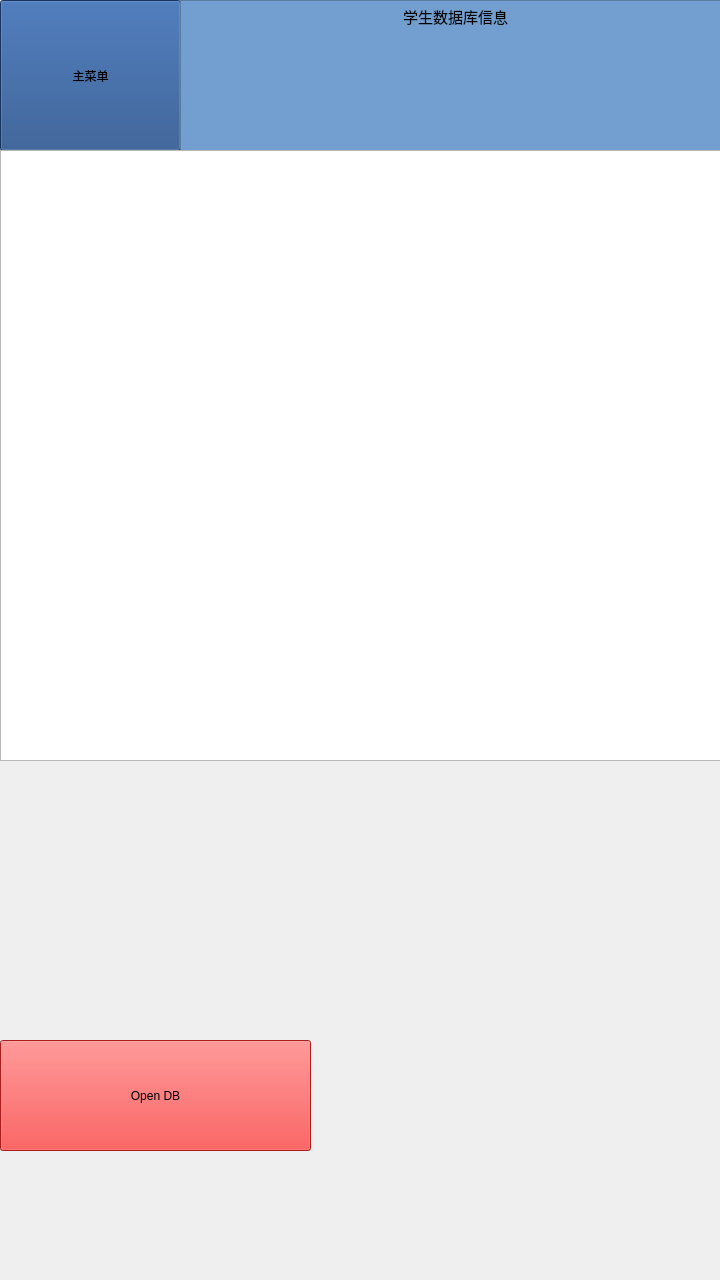
<?xml version="1.0" encoding="UTF-8"?>
<ui version="4.0">
 <class>database_inf</class>
 <widget class="QWidget" name="database_inf">
  <property name="geometry">
   <rect>
    <x>0</x>
    <y>0</y>
    <width>720</width>
    <height>1280</height>
   </rect>
  </property>
  <property name="windowTitle">
   <string>Form</string>
  </property>
  <widget class="QPushButton" name="pushButton">
   <property name="geometry">
    <rect>
     <x>0</x>
     <y>0</y>
     <width>181</width>
     <height>151</height>
    </rect>
   </property>
   <property name="styleSheet">
    <string notr="true">background-color: rgb(32, 74, 135);</string>
   </property>
   <property name="text">
    <string>主菜单</string>
   </property>
  </widget>
  <widget class="QTextEdit" name="textEdit">
   <property name="geometry">
    <rect>
     <x>180</x>
     <y>0</y>
     <width>551</width>
     <height>151</height>
    </rect>
   </property>
   <property name="styleSheet">
    <string notr="true">background-color: rgb(114, 159, 207);</string>
   </property>
   <property name="html">
    <string>&lt;!DOCTYPE HTML PUBLIC &quot;-//W3C//DTD HTML 4.0//EN&quot; &quot;http://www.w3.org/TR/REC-html40/strict.dtd&quot;&gt;
&lt;html&gt;&lt;head&gt;&lt;meta name=&quot;qrichtext&quot; content=&quot;1&quot; /&gt;&lt;style type=&quot;text/css&quot;&gt;
p, li { white-space: pre-wrap; }
&lt;/style&gt;&lt;/head&gt;&lt;body style=&quot; font-family:'Ubuntu'; font-size:11pt; font-weight:400; font-style:normal;&quot;&gt;
&lt;p align=&quot;center&quot; style=&quot; margin-top:0px; margin-bottom:0px; margin-left:0px; margin-right:0px; -qt-block-indent:0; text-indent:0px;&quot;&gt;学生数据库信息&lt;/p&gt;&lt;/body&gt;&lt;/html&gt;</string>
   </property>
  </widget>
  <widget class="QPushButton" name="pushButton_2">
   <property name="geometry">
    <rect>
     <x>0</x>
     <y>1040</y>
     <width>311</width>
     <height>111</height>
    </rect>
   </property>
   <property name="styleSheet">
    <string notr="true">background-color: rgb(239, 41, 41);</string>
   </property>
   <property name="text">
    <string>Open DB</string>
   </property>
  </widget>
  <widget class="QLabel" name="label">
   <property name="geometry">
    <rect>
     <x>396</x>
     <y>826</y>
     <width>311</width>
     <height>421</height>
    </rect>
   </property>
   <property name="text">
    <string/>
   </property>
  </widget>
  <widget class="QTableView" name="tableView">
   <property name="geometry">
    <rect>
     <x>0</x>
     <y>150</y>
     <width>721</width>
     <height>611</height>
    </rect>
   </property>
  </widget>
 </widget>
 <resources/>
 <connections/>
</ui>
